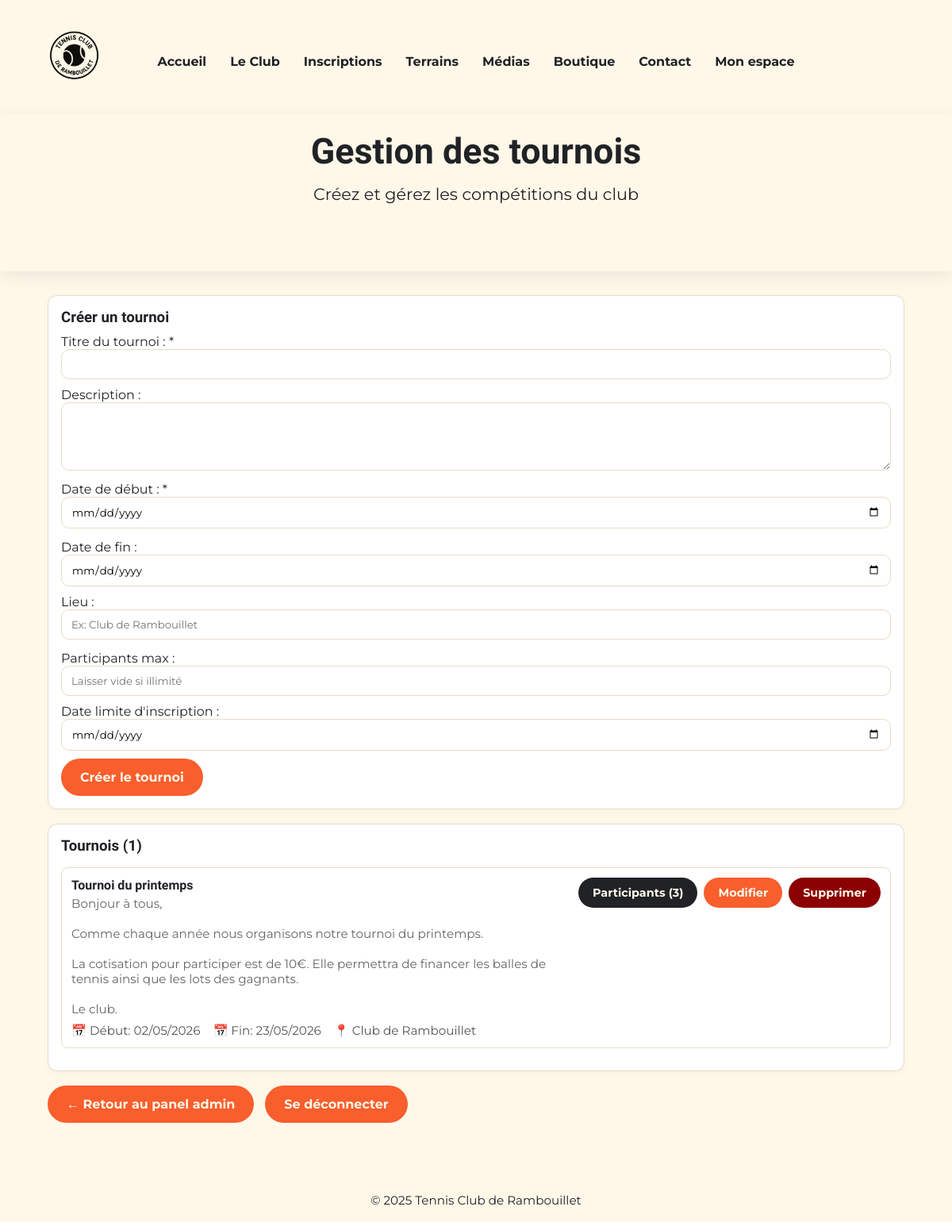
The app's page /php/admin-tournaments.php (signed in) with its own data.
### tables this page shows
CREATE TABLE `tournaments` (
  `id` int(11) NOT NULL,
  `title` varchar(255) NOT NULL,
  `description` text DEFAULT NULL,
  `start_date` date NOT NULL,
  `end_date` date DEFAULT NULL,
  `location` varchar(255) DEFAULT NULL,
  `max_participants` int(11) DEFAULT NULL,
  `registration_deadline` date DEFAULT NULL,
  `created_at` datetime NOT NULL DEFAULT current_timestamp()
);

### php/admin-tournaments.php (the view, shortened to what this page needs)
<?php
$pdo = db();
$pdo->exec("CREATE TABLE IF NOT EXISTS tournaments (
  id INT AUTO_INCREMENT PRIMARY KEY,
  title VARCHAR(255) NOT NULL,
  description TEXT,
  start_date DATE NOT NULL,
  end_date DATE,
  location VARCHAR(255),
  max_participants INT,
  registration_deadline DATE,
  created_at DATETIME NOT NULL DEFAULT CURRENT_TIMESTAMP,
  INDEX idx_start_date (start_date)
) ENGINE=InnoDB DEFAULT CHARSET=utf8mb4");
$editTournament = null;
$tournaments = $pdo->query("
  SELECT t.*, COUNT(tp.user_id) as participants_count
  FROM tournaments t
  LEFT JOIN tournament_participants tp ON t.id = tp.tournament_id
  GROUP BY t.id
  ORDER BY t.start_date ASC
")->fetchAll();
?>
<!DOCTYPE html>
<html lang="fr">
<head>
  <link rel="stylesheet" href="/tennis-club-rambouillet/css/style.css">
  <link rel="stylesheet" href="/tennis-club-rambouillet/css/admin.css">
</head>
<body>
  <header>
    <div class="container header-flex">
      <a href="/tennis-club-rambouillet/index.html"><img src="/tennis-club-rambouillet/img/logo.png" alt="Logo" class="logo"></a>
      <nav>
        <ul>
          <li><a href="/tennis-club-rambouillet/index.html">Accueil</a></li>
          <li><a href="/tennis-club-rambouillet/le-club.html">Le Club</a></li>
          <li><a href="/tennis-club-rambouillet/inscriptions.html">Inscriptions</a></li>
          <li><a href="/tennis-club-rambouillet/terrains.php">Terrains</a></li>
          <li><a href="/tennis-club-rambouillet/php/medias.php">Médias</a></li>
          <li><a href="/tennis-club-rambouillet/boutique.html">Boutique</a></li>
          <li><a href="/tennis-club-rambouillet/contact.html">Contact</a></li>
          <li><a href="/tennis-club-rambouillet/php/dashboard.php">Mon espace</a></li>
        </ul>
      </nav>
    </div>
  </header>
  <section class="hero">
    <div class="container">
      <h1>Gestion des tournois</h1>
      <p>Créez et gérez les compétitions du club</p>
    </div>
  </section>
  <main class="admin">
    <div class="container">
      <section class="card" aria-label="<?= $editTournament ? 'Modifier le tournoi' : 'Créer un tournoi' ?>">
        <h3><?= $editTournament ? 'Modifier le tournoi' : 'Créer un tournoi' ?></h3>
        <form method="post" class="create-event" autocomplete="off">
          <div class="form-row">
            <div class="form-field">
              <label>Titre du tournoi : *
                <input type="text" name="tournament_title" value="<?= $editTournament ? htmlspecialchars($editTournament['title']) : '' ?>" required>
              </label>
            </div>
          </div>
          <div class="form-row">
            <div class="form-field">
              <label>Description :
                <textarea name="tournament_description" rows="4" style="width:100%;padding:10px 12px;border:1px solid #e7dcc9;border-radius:10px;font-family:inherit;resize:vertical"><?= $editTournament ? htmlspecialchars($editTournament['description']) : '' ?></textarea>
              </label>
            </div>
          </div>
          <div class="form-row">
            <div class="form-field">
              <label>Date de début : *
                <input type="date" name="start_date" value="<?= $editTournament ? htmlspecialchars($editTournament['start_date']) : '' ?>" required>
              </label>
            </div>
            <div class="form-field">
              <label>Date de fin :
                <input type="date" name="end_date" value="<?= $editTournament && $editTournament['end_date'] ? htmlspecialchars($editTournament['end_date']) : '' ?>">
              </label>
            </div>
          </div>
          <div class="form-row">
            <div class="form-field">
              <label>Lieu :
                <input type="text" name="location" value="<?= $editTournament ? htmlspecialchars($editTournament['location']) : '' ?>" placeholder="Ex: Club de Rambouillet">
              </label>
            </div>
            <div class="form-field">
              <label>Participants max :
                <input type="number" name="max_participants" value="<?= $editTournament ? htmlspecialchars($editTournament['max_participants']) : '' ?>" min="0" placeholder="Laisser vide si illimité">
              </label>
            </div>
          </div>
          <div class="form-row">
            <div class="form-field">
              <label>Date limite d'inscription :
                <input type="date" name="registration_deadline" value="<?= $editTournament && $editTournament['registration_deadline'] ? htmlspecialchars($editTournament['registration_deadline']) : '' ?>">
              </label>
            </div>
          </div>
          <div class="form-row" style="margin-top:10px">
            <button class="btn" type="submit"><?= $editTournament ? 'Modifier le tournoi' : 'Créer le tournoi' ?></button>
          </div>
        </form>
      </section>
      <section class="card" aria-label="Liste des tournois" id="tournament-list">
        <h3>Tournois (<?= count($tournaments) ?>)</h3>
        <?php if(empty($tournaments)): ?>
          <p style="color:#666;margin-top:8px">Aucun tournoi créé.</p>
        <?php else: ?>
          <div style="margin-top:16px">
            <?php foreach($tournaments as $tournament): ?>
              <div style="background:#fff;border:1px solid #e7dcc9;border-radius:8px;padding:12px;margin-bottom:12px">
                <div style="display:flex;justify-content:space-between;align-items:start;gap:12px">
                  <div style="flex:1">
                    <h4 style="margin-bottom:4px"><?= htmlspecialchars($tournament['title']) ?></h4>
                    <?php if($tournament['description']): ?>
                      <p style="color:#666;font-size:0.95rem;margin:4px 0"><?= nl2br(htmlspecialchars($tournament['description'])) ?></p>
                    <?php endif; ?>
                    <div style="display:flex;flex-wrap:wrap;gap:16px;margin-top:8px;font-size:0.95rem;color:#555">
                      <span>📅 Début: <?= date('d/m/Y', strtotime($tournament['start_date'])) ?></span>
                      <?php if($tournament['end_date']): ?>
                        <span>📅 Fin: <?= date('d/m/Y', strtotime($tournament['end_date'])) ?></span>
                      <?php endif; ?>
                      <?php if($tournament['location']): ?>
                        <span>📍 <?= htmlspecialchars($tournament['location']) ?></span>
                      <?php endif; ?>
                    </div>
                  </div>
                  <div style="display:flex;gap:8px;margin:0">
                    <a href="/tennis-club-rambouillet/php/tournament-participants.php?tournament_id=<?= $tournament['id'] ?>" class="btn sec" style="padding:8px 16px;font-size:0.9rem">
                      Participants (<?= $tournament['participants_count'] ?>)
                    </a>
                    <a href="/tennis-club-rambouillet/php/admin-tournaments.php?edit=<?= $tournament['id'] ?>" class="btn" style="padding:8px 16px;font-size:0.9rem">Modifier</a>
                    <form method="post" style="margin:0">
                      <button class="btn warn" type="submit" onclick="return confirm('Supprimer ce tournoi ?')" style="padding:8px 16px;font-size:0.9rem">Supprimer</button>
                    </form>
                  </div>
                </div>
              </div>
            <?php endforeach; ?>
          </div>
        <?php endif; ?>
      </section>
      <div class="form-row" style="margin-top:16px">
        <a class="btn" href="/tennis-club-rambouillet/php/admin.php">← Retour au panel admin</a>
        <a class="btn" href="/tennis-club-rambouillet/php/logout.php">Se déconnecter</a>
      </div>
    </div>
  </main>
  <footer>
    <div class="container">
      <p>&copy; 2025 Tennis Club de Rambouillet</p>
    </div>
  </footer>
</body>
</html>

### css/style.css (style rules this page uses)
* { margin: 0; padding: 0; box-sizing: border-box; }
body { font-family: 'Montserrat', Arial, sans-serif; background: #FFF8E9; color: #202226; }
p { background: transparent; }
h1, h2, h3, h4, h5, h6 { font-family: 'Barlow Semi Condensed', Arial, sans-serif; font-weight: 600; }
h1 { font-size: 2.8rem; margin-bottom: 15px; }
.container { width: 90%; max-width: 1100px; margin: 0 auto; }
header { background: #FFF8E9; color: #202226; padding: 20px 0; }
.header-flex { display: flex; align-items: center; justify-content: flex-start; position: relative; }
.header-flex nav { position: absolute; left: 50%; transform: translateX(-50%); }
header .logo { height: 100px; width: auto; margin-right: 25px; transition: transform 0.2s; }
nav ul { list-style: none; display: flex; gap: 30px; margin-top: 10px; white-space: nowrap; }
nav a { color: #202226; text-decoration: none; font-weight: bold; font-family: 'Montserrat', Arial, sans-serif; transition: color .2s; }
.hero { background: #FFF8E9; color: #202226; text-align: center; padding: 20px 0 60px 0; box-shadow: 0 6px 20px rgba(0,0,0,0.07); }
.hero h1 { font-size: 2.8rem; margin-bottom: 15px; }
.hero p { font-size: 1.3rem; margin-bottom: 25px; }
footer { background: #FFF8E9; color: #202226; text-align: center; padding: 18px 0; margin-top: 40px; border-radius: 0 0 10px 10px; font-size: .95rem; }

### css/admin.css (style rules this page uses)
.admin { padding: 30px 0; }
.card { background: white; border: 1px solid #e7dcc9; border-radius: 12px; padding: 16px; box-shadow: 0 2px 8px rgba(0,0,0,.03); margin-bottom: 18px; }
.admin .card h3 { margin-bottom: 10px; }
.form-row { display: flex; gap: 14px; flex-wrap: wrap; }
.form-field { display: flex; flex-direction: column; flex: 1; min-width: 240px; }
.form-field input, .form-field select, .form-field textarea { width: 100%; padding: 10px 12px; border: 1px solid #e7dcc9; border-radius: 10px; font-family: 'Montserrat', Arial, sans-serif; }
.create-event .form-field { min-width: 100%; }
.create-event .form-row + .form-row { margin-top: 10px; }
.btn { display: inline-block; background: #F95E2D; color: #FFF8E9; font-weight: bold; font-family: 'Montserrat', Arial, sans-serif; font-size: 1rem; padding: 12px 22px; border-radius: 30px; border: 2px solid transparent; text-decoration: none; cursor: pointer; transition: .2s; }
.btn.sec { background: #202226; color: #FFF8E9; }
.btn.warn { background: #8b0000; }

### records on screen
tournaments: title "Tournoi du printemps", description "Bonjour à tous, Comme chaque année nous organisons notre tournoi du printemps. La cotisation pour participer est de 10€. Elle permettra de financer les balles de tennis ainsi que les lots des gagnants. Le club.", start_date "02/05/2026", end_date "23/05/2026", location "Club de Rambouillet", participants_count "3"

### other values on screen
count($tournaments) "1"
